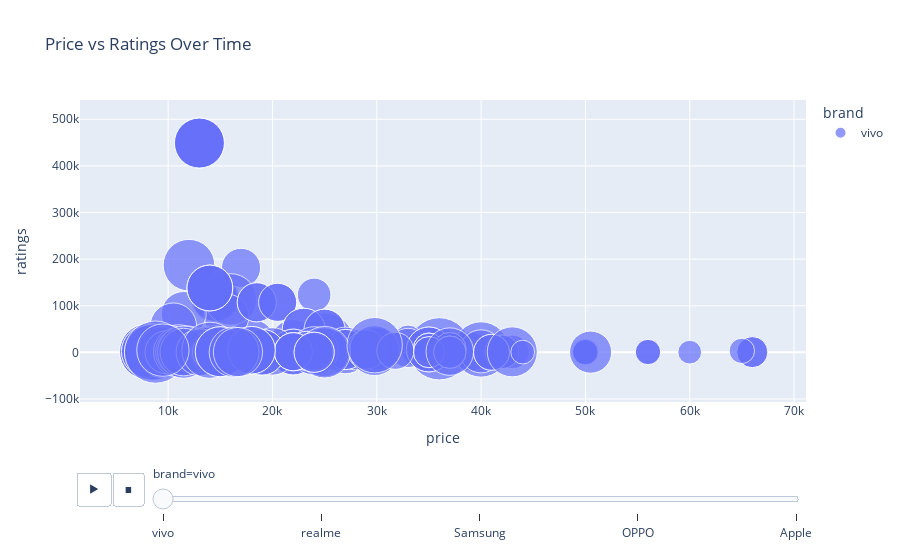

Source (notebook cell):
### Code cell
fig = px.scatter(df_combined, 
                 x="price", y="ratings", 
                 size="discount", color="brand", 
                 animation_frame="brand",  
                 title="Price vs Ratings Over Time",
                 size_max=50)
fig.show()

### Figure 1 — Plotly figure (JSON) as saved in the notebook; plotly's stock layout.template omitted (floating-point values rounded to 4 significant figures; data arrays with more than 128 entries replaced by an {"elided": "..."} marker saying what was removed)
{"data": [{"hovertemplate": "brand=vivo<br>price=%{x}<br>ratings=%{y}<br>discount=%{marker.size}<extra></extra>", "legendgroup": "vivo", "marker": {"color": "#636efa", "size": {"elided": "160 int values"}, "sizemode": "area", "sizeref": 0.0248, "symbol": "circle"}, "mode": "markers", "name": "vivo", "orientation": "v", "showlegend": true, "type": "scatter", "x": {"elided": "160 int values"}, "xaxis": "x", "y": {"elided": "160 int values"}, "yaxis": "y"}], "layout": {"legend": {"itemsizing": "constant", "title": {"text": "brand"}, "tracegroupgap": 0}, "sliders": [{"active": 0, "currentvalue": {"prefix": "brand="}, "len": 0.9, "pad": {"b": 10, "t": 60}, "steps": [{"args": [["vivo"], {"frame": {"duration": 0, "redraw": false}, "fromcurrent": true, "mode": "immediate", "transition": {"duration": 0, "easing": "linear"}}], "label": "vivo", "method": "animate"}, {"args": [["realme"], {"frame": {"duration": 0, "redraw": false}, "fromcurrent": true, "mode": "immediate", "transition": {"duration": 0, "easing": "linear"}}], "label": "realme", "method": "animate"}, {"args": [["Samsung"], {"frame": {"duration": 0, "redraw": false}, "fromcurrent": true, "mode": "immediate", "transition": {"duration": 0, "easing": "linear"}}], "label": "Samsung", "method": "animate"}, {"args": [["OPPO"], {"frame": {"duration": 0, "redraw": false}, "fromcurrent": true, "mode": "immediate", "transition": {"duration": 0, "easing": "linear"}}], "label": "OPPO", "method": "animate"}, {"args": [["Apple"], {"frame": {"duration": 0, "redraw": false}, "fromcurrent": true, "mode": "immediate", "transition": {"duration": 0, "easing": "linear"}}], "label": "Apple", "method": "animate"}], "x": 0.1, "xanchor": "left", "y": 0, "yanchor": "top"}], "title": {"text": "Price vs Ratings Over Time"}, "updatemenus": [{"buttons": [{"args": [null, {"frame": {"duration": 500, "redraw": false}, "fromcurrent": true, "mode": "immediate", "transition": {"duration": 500, "easing": "linear"}}], "label": "&#9654;", "method": "animate"}, {"args": [[null], {"frame": {"duration": 0, "redraw": false}, "fromcurrent": true, "mode": "immediate", "transition": {"duration": 0, "easing": "linear"}}], "label": "&#9724;", "method": "animate"}], "direction": "left", "pad": {"r": 10, "t": 70}, "showactive": false, "type": "buttons", "x": 0.1, "xanchor": "right", "y": 0, "yanchor": "top"}], "xaxis": {"anchor": "y", "domain": [0, 1], "title": {"text": "price"}}, "yaxis": {"anchor": "x", "domain": [0, 1], "title": {"text": "ratings"}}}}
